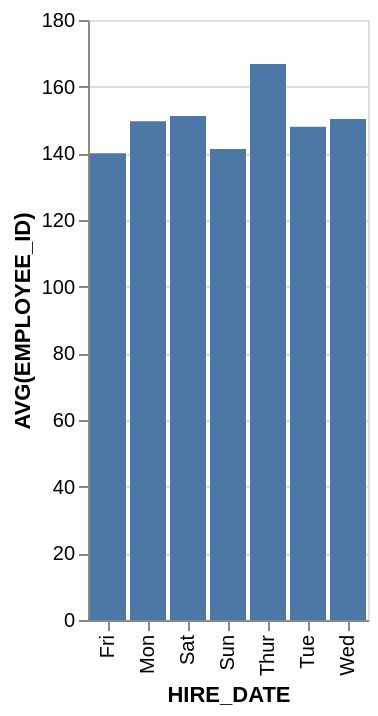

The specification (Vega-Lite) saved for this image:
### Vega-Lite specification from a JSON file in a GitHub repository (floating-point values rounded to 4 significant figures)
{"data": {"values": [{"x_data": "Mon", "y_data": 149.6}, {"x_data": "Tue", "y_data": 148}, {"x_data": "Wed", "y_data": 150.3}, {"x_data": "Thur", "y_data": 166.8}, {"x_data": "Fri", "y_data": 140}, {"x_data": "Sat", "y_data": 151.2}, {"x_data": "Sun", "y_data": 141.3}]}, "mark": "bar", "encoding": {"x": {"field": "x_data", "type": "nominal", "title": "HIRE_DATE", "sort": "ascending"}, "y": {"field": "y_data", "type": "quantitative", "title": "AVG(EMPLOYEE_ID)"}}}
